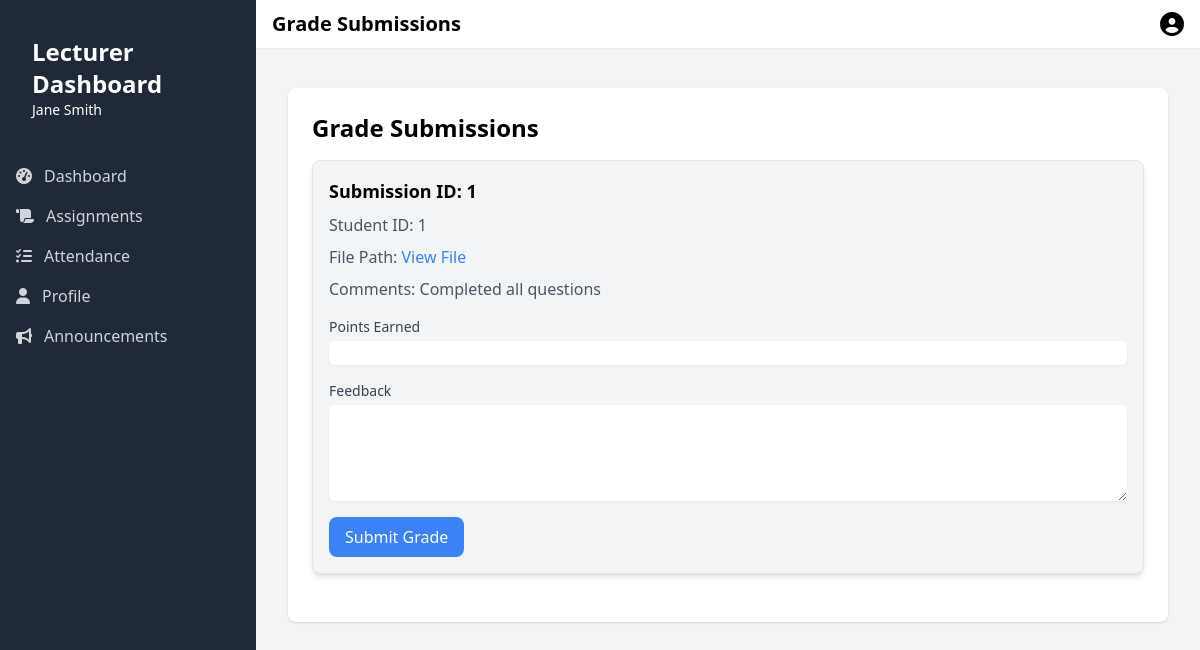
/grade_assignment.php?assignment_id=1 (signed in), run on the app's committed database.
### tables this page shows
CREATE TABLE `users` (
  `id` int(11) NOT NULL,
  `first_name` varchar(50) NOT NULL,
  `last_name` varchar(50) NOT NULL,
  `email` varchar(100) NOT NULL,
  `password` varchar(255) NOT NULL,
  `role` enum('student','lecturer','admin','worker') NOT NULL,
  `status` enum('active','inactive','suspended') DEFAULT 'active',
  `date_of_birth` date DEFAULT NULL,
  `address` text DEFAULT NULL,
  `phone` varchar(20) DEFAULT NULL,
  `major_id` int(11) DEFAULT NULL,
  `created_at` timestamp NOT NULL DEFAULT current_timestamp(),
  `updated_at` timestamp NOT NULL DEFAULT current_timestamp() ON UPDATE current_timestamp(),
  `profile_image` varchar(255) DEFAULT NULL
);

CREATE TABLE `submissions` (
  `id` int(11) NOT NULL,
  `assignment_id` int(11) DEFAULT NULL,
  `student_id` int(11) DEFAULT NULL,
  `submission_date` timestamp NOT NULL DEFAULT current_timestamp(),
  `file_path` varchar(255) DEFAULT NULL,
  `comments` text DEFAULT NULL
);

### grade_assignment.php (the view, shortened to what this page needs)
<?php
include 'connect.php';
$assignmentId = intval($_GET['assignment_id']);
$sqlSubmissions = "SELECT s.id, s.student_id, s.file_path, s.comments
                    FROM submissions s
                    WHERE s.assignment_id = ?";
$stmtSubmissions = $conn->prepare($sqlSubmissions);
$stmtSubmissions->bind_param("i", $assignmentId);
$stmtSubmissions->execute();
$resultSubmissions = $stmtSubmissions->get_result();
$pageTitle = "Grade Submissions";
?>
<div class="bg-white shadow rounded-lg p-6">
    <h2 class="text-2xl font-bold mb-4">Grade Submissions</h2>
    <?php if ($resultSubmissions->num_rows > 0): ?>
        <?php while ($submission = $resultSubmissions->fetch_assoc()): ?>
            <div class="bg-gray-100 shadow-md rounded-lg p-4 mb-6 border border-gray-200">
                <h3 class="text-lg font-bold mb-2">Submission ID: <?php echo htmlspecialchars($submission['id']); ?></h3>
                <p class="text-gray-600 mb-2">Student ID: <?php echo htmlspecialchars($submission['student_id']); ?></p>
                <p class="text-gray-600 mb-2">File Path: <a href="<?php echo htmlspecialchars($submission['file_path']); ?>" class="text-blue-500 hover:underline" target="_blank">View File</a></p>
                <p class="text-gray-600 mb-2">Comments: <?php echo htmlspecialchars($submission['comments']); ?></p>
                <form method="post" class="space-y-4 mt-4">
                    <div>
                        <label for="points_earned" class="block text-sm font-medium text-gray-700">Points Earned</label>
                        <input type="number" id="points_earned" name="points_earned" step="0.01" required class="mt-1 block w-full border-gray-300 rounded-md shadow-sm focus:border-blue-500 focus:ring focus:ring-blue-500 focus:ring-opacity-50" />
                    </div>
                    <div>
                        <label for="feedback" class="block text-sm font-medium text-gray-700">Feedback</label>
                        <textarea id="feedback" name="feedback" rows="4" class="mt-1 block w-full border-gray-300 rounded-md shadow-sm focus:border-blue-500 focus:ring focus:ring-blue-500 focus:ring-opacity-50"></textarea>
                    </div>
                    <button type="submit" class="bg-blue-500 text-white py-2 px-4 rounded-lg hover:bg-blue-600">Submit Grade</button>
                </form>
            </div>
        <?php endwhile; ?>
    <?php else: ?>
        <p>No submissions found.</p>
    <?php endif; ?>
</div>
<?php
$content = ob_get_clean();
include 'template.php';
?>

### template.php (shortened to what this page needs)
<?php
include 'connect.php';
$email = $_SESSION['email'];
$sql = "SELECT * FROM users WHERE email=?";
$stmt = $conn->prepare($sql);
$stmt->bind_param("s", $email);
$stmt->execute();
$result = $stmt->get_result();
if ($result->num_rows > 0) {
    $user = $result->fetch_assoc();
    $firstName = htmlspecialchars($user['first_name']);
    $lastName = htmlspecialchars($user['last_name']);
    $role = htmlspecialchars($user['role']);
    $profileImage = htmlspecialchars($user['profile_image']);
} else {
    echo "User not found.";
    exit();
}
function isActivePage($pageName)
{
    return basename($_SERVER['PHP_SELF']) === $pageName ? 'bg-gray-900 text-white' : 'text-gray-300 hover:bg-gray-700 hover:text-white';
}
?>
<!DOCTYPE html>
<html lang="en">
<head>
    <script src="https://cdn.tailwindcss.com"></script>
    <link rel="stylesheet" href="https://cdnjs.cloudflare.com/ajax/libs/font-awesome/6.5.1/css/all.min.css">
</head>
<body class="bg-gray-100 h-screen flex flex-col">
    <div class="flex-1 flex overflow-hidden">
        <div id="sidebar" class="sidebar sidebar-hidden bg-gray-800 text-white w-64 py-6 flex flex-col fixed inset-0 md:relative md:translate-x-0 md:transition-transform md:flex md:flex-col md:w-64 md:py-6 z-20">
            <div class="px-4 py-3 mb-6 flex items-center justify-between md:justify-start">
                <div class="ml-4">
                    <h2 class="text-2xl font-semibold"><?php echo ucfirst($role); ?> Dashboard</h2>
                    <p class="text-sm"><?php echo htmlspecialchars($firstName . ' ' . $lastName); ?></p>
                </div>
            </div>
            <nav class="flex-1">
                <?php if ($role === 'lecturer'): ?>
                    <a href="lecturer.php" class="flex items-center px-4 py-2 <?php echo isActivePage('lecturer.php'); ?>">
                    <i class="fas fa-tachometer-alt mr-3"></i>
                    Dashboard
                    </a>
                    <a href="assignments.php" class="flex items-center px-4 py-2 <?php echo isActivePage('assignments.php'); ?>">
                        <i class="fas fa-scroll mr-3"></i>
                        Assignments
                    </a>
                    <a href="attendance.php" class="flex items-center px-4 py-2 <?php echo isActivePage('attendance.php'); ?>">
                        <i class="fas fa-tasks mr-3"></i>
                        Attendance
                    </a>
                <?php endif; ?>
                <a href="profile.php" class="flex items-center px-4 py-2 <?php echo isActivePage('profile.php'); ?>">
                    <i class="fas fa-user mr-3"></i>
                    Profile
                </a>
                <a href="announcements.php" class="flex items-center px-4 py-2 <?php echo isActivePage('announcements.php'); ?>">
                    <i class="fas fa-bullhorn mr-3"></i>
                    Announcements
                </a>
            </nav>
        </div>
        <div class="flex-1 flex flex-col overflow-hidden">
            <nav class="bg-white shadow-sm flex items-center justify-between px-4 py-2">
                <div class="flex items-center">
                    <h1 class="text-xl font-bold ml-4 md:ml-0"><?php echo $pageTitle; ?></h1>
                </div>
                <div class="flex items-center">
                    <div class="ml-3 relative">
                        <button type="button" class="flex text-sm rounded-full focus:outline-none" id="user-menu-button" aria-expanded="false" aria-haspopup="true">
                            <?php if ($profileImage): ?>
                                <img src="<?php echo $profileImage; ?>" alt="Profile Image" class="w-full h-full object-cover">
                            <?php else: ?>
                                    <i class="fas fa-user-circle text-2xl"></i>
                            <?php endif; ?>
                        </button>
                    </div>
                </div>
            </nav>
            <main class="flex-1 overflow-y-auto py-10 px-4 sm:px-6 lg:px-8">
                <div class="max-w-7xl mx-auto">
                    <?php echo $content; ?>
                </div>
            </main>
        </div>
    </div>
</body>
</html>

### template.php (style rules this page uses)
.sidebar { transition: transform 0.3s ease-in-out; }
.sidebar-hidden { transform: translateX(-100%); }

### data on the page
users: role "Lecturer", first_name+last_name "Jane Smith"
submissions: id "1", student "1", comments "Completed all questions"

### other printed values
$pageTitle "Grade Submissions"
